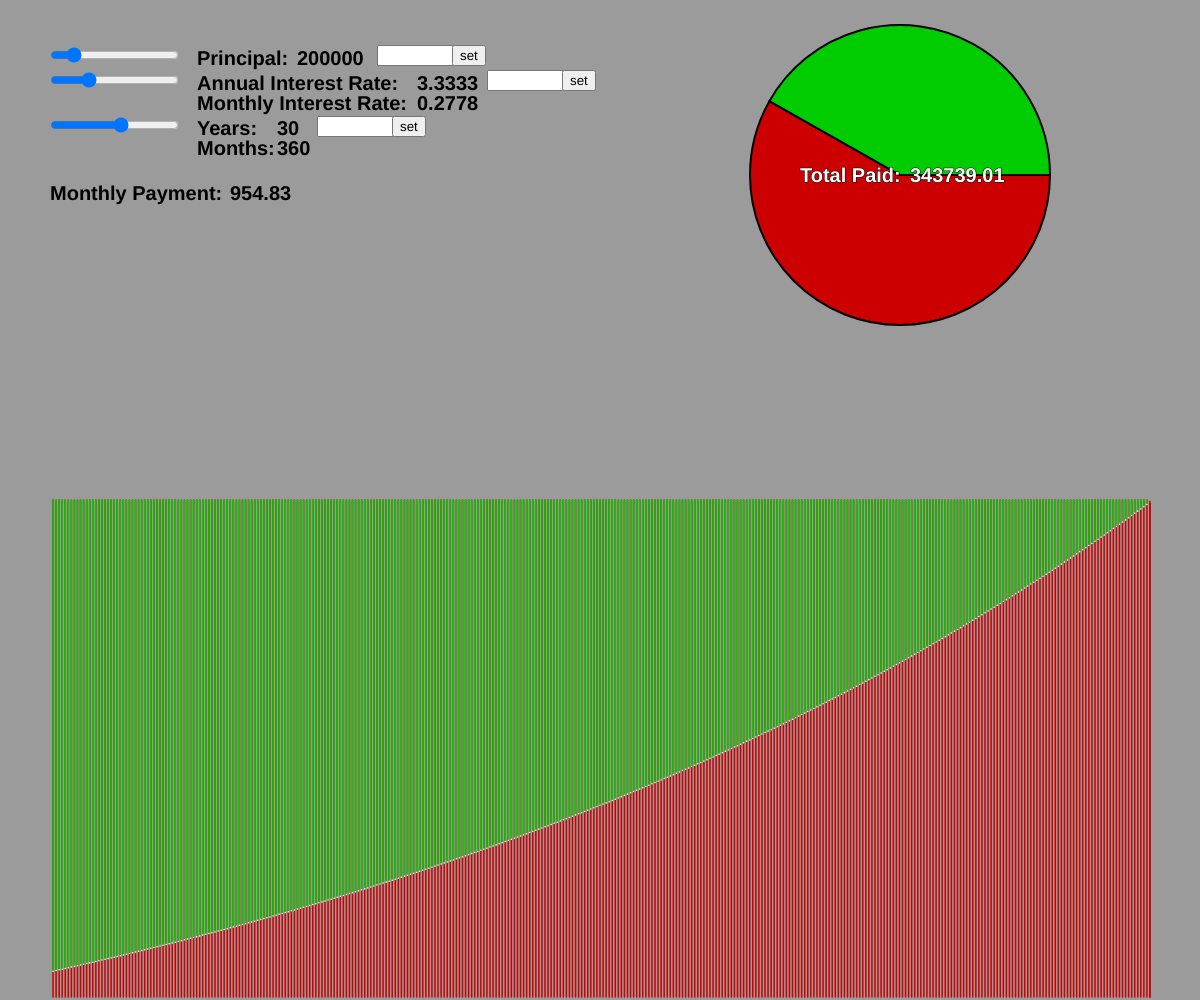
Frame 1 (no input)
Frame 60 (no input): identical to frame 1, image omitted
Frame 120 (the mouse pressed at the canvas centre since frame 60): identical to frame 1, image omitted

The p5.js sketch that drew this single still picture (run headless with seeded random() and noise() and a simulated clock; from frame 60 on, the mouse is pressed at the canvas centre):

// p5.js sketch
// ── sketch.js
var principal_slider;
var iRate_slider;
var maturity_slider;
var remaining_principal;


function setup() {
	createCanvas(1200,1000);

	principal_slider = createSlider(100000,800000,200000,1000);
	annual_rate_slider = createSlider(1,12,4,0.1);
	years_slider = createSlider(5,50,30,1);

	principal_input = createInput();
	annual_rate_input = createInput();
	years_input = createInput();

	principal_submit = createButton('set');
	principal_submit.mousePressed(p_set);
	annual_rate_submit = createButton('set');
	annual_rate_submit.mousePressed(r_set);
	years_submit = createButton('set');
	years_submit.mousePressed(y_set);

}

function draw() {
	background(155);

	let principal = principal_slider.value();
	let iRate = annual_rate_slider.value()/1200;
	let months = years_slider.value()*12;

	let monthly_payment = Monthly_Payment(principal, iRate, months);
	let total_paid = monthly_payment*months;

	let pvi_perc = [(principal/total_paid)*360, ((total_paid-principal)/total_paid)*360];

	Draw_Monthly_Graph(principal, iRate, months, 50, 10, 500);
	Slider_Setup(principal, iRate, months, 50, 50, 20);
	pieChart(300, pvi_perc , 900, 175);

	Print_Monthly_Payment(monthly_payment, 50, 200, 20);
	Print_Total_Paid(total_paid, 800, 182, 20);

}

function pieChart(diameter, data, x, y) {
	push();
	stroke(0);
	strokeWeight(2);
	translate(x,y);
  var lastAngle = 0;
  for (var i = 0; i < data.length; i++) {
		fill(204*abs(i-1), 204*i, 0);
    arc(0, 0, diameter, diameter, lastAngle, lastAngle+radians(data[i]), PIE);
    lastAngle += radians(data[i]);
  }
	pop();
}

function p_set(){
	principal = principal_input.value();
	principal_slider.value(principal);
}

function r_set(){
	rate = annual_rate_input.value();
	annual_rate_slider.value(rate);
}

function y_set(){
	year = years_input.value();
	years_slider.value(year);
}

function Slider_Setup(principal, iRate, months, x, y, size){
	xOffset = 147;
	yOffset = 15;
	textStyle(BOLD);
	Principal_Slider_Setup(principal, x+xOffset, y+yOffset, size);
	Interest_Rates_Slider_Setup(iRate , x+xOffset, y+size*1.25+yOffset, size);
	Time_Slider_Setup(months, x+xOffset, y+size*3.5+yOffset, size);
}

function Print_Total_Paid(total_amount, x, y, size){
	total_paid = Number.parseFloat(total_amount).toFixed(2);
	push();
	fill(255);
	stroke(0);
	strokeWeight(5);
	Print_Arbitrary("Total Paid:", total_paid, x, y, size, 5.5);
	pop();
}

function Print_Monthly_Payment(monthly_amount, x, y, size){
	monthly_payment = Number.parseFloat(monthly_amount).toFixed(2);
	push();
		strokeWeight(1);
		textSize(size);
		text("Monthly Payment:", x, y);
		text(monthly_payment, x+size*9, y);
	pop();
}


function Print_Arbitrary(string_text, value, x, y, size, spacing){
	push();
		strokeWeight(1);
		textSize(size);
		text(string_text, x, y);
		text(value, x+size*spacing, y);
	pop();
}

function Principal_Slider_Setup(principal, x, y, size){
	Print_Principal(principal, x, y, size);
	principal_slider.position(x-(principal_slider.width+size), y-size);
	principal_input.size(75);
	principal_input.position(x+180, y-size);
	principal_submit.position(principal_input.x + principal_input.width, y-size);
}

function Print_Principal(principal, x, y, size){
	push();
		strokeWeight(1);
		textSize(size);
		text("Principal:", x, y);
		text(principal, x+size*5, y);
	pop();
}

function Interest_Rates_Slider_Setup(iRate, x, y, size){
	Print_Interest_Rates(iRate, x, y, size);
	annual_rate_slider.position(x-(annual_rate_slider.width+size), y-size);
	annual_rate_input.size(75);
	annual_rate_input.position(x+290, y-size);
	annual_rate_submit.position(annual_rate_input.x + annual_rate_input.width, y-size);
}

function Print_Interest_Rates(iRate, x, y, size){
	push();
		annual = Number.parseFloat(iRate*1000).toFixed(4);
		monthly = Number.parseFloat(iRate*1000/12).toFixed(4);
		strokeWeight(1);
		textSize(size);
		text("Annual Interest Rate:", x, y);
		text(annual, x+size*11, y);
		text("Monthly Interest Rate:", x, y+size);
		text(monthly, x+size*11, y+size);
	pop();
}

function Time_Slider_Setup(months, x, y, size){
	Print_Time(months, x, y, size);
	years_slider.position(x-(years_slider.width+size), y-size);
	years_input.size(75);
	years_input.position(x+120, y-size+1);
	years_submit.position(years_input.x + years_input.width, y-size+1);
}

function Print_Time(months, x, y, size){
	push();
		strokeWeight(1);
		textSize(size);
		text("Years:", x, y);
		text(months/12, x+size*4, y);
		text("Months:", x, y+size);
		text(months, x+size*4, y+size);
	pop();
}

function Print_Stats(principal, iRate, months, x, y, size){
	let monthly_payment = Monthly_Payment(principal, iRate, months);
	Print_Principal(principal, x , y, size);
	Print_Interest_Rates(iRate, x, y+size, size);
	Print_Time(months, x ,y+size*3, size);
	Print_Arbitrary("Monthly Payment:", monthly_payment, x, y+size*5, size, 9);
	Print_Arbitrary("Total Paid:", monthly_payment*months, x, y+size*6, size, 5);
}

function Monthly_Payment(principal, iRate, months){
	return (principal*iRate*pow(1+iRate, months))/((pow(1+iRate, months) - 1));
}

function Draw_Monthly_Graph(principal, iRate, months, offset, scale, graph_height){
	let monthly_interest;
	let res = (width-offset*2)/months;
	let remaining_principal = principal;
	let monthly_payment = Monthly_Payment(principal, iRate, months)
	let initial_interest = principal*iRate;
	graph_height = height - graph_height;

	for (var i = 1; i <= months; i++) {
		let monthly_interest = remaining_principal*iRate;
		let principal_paid = monthly_payment-monthly_interest;
		remaining_principal = remaining_principal-principal_paid;
		strokeWeight(res/2);

		xCurrent = res*i+offset;
		yMin = height-res;


		yMax = (height-monthly_payment/scale);
		yPoint = height-(monthly_payment/scale)+(monthly_interest/scale);
		yPointMin = height-(monthly_payment/scale)+(initial_interest/scale);

		yMaxShift = map(yMax, yMin, yMax, yMin, graph_height);
		yPointShift = map(yPoint, yPointMin, yMax, yPointMin, graph_height);

		push();
			stroke(204,0,0);
			line(xCurrent, yMin, xCurrent, yMaxShift);
		pop();

		push();
			stroke(0,204,0);
			line(xCurrent, yPointShift, xCurrent, yMaxShift);
		pop();

		push();
			stroke(255);
			point(xCurrent, yPointShift);
		pop();
	}

	push();
		stroke(204,0,0);
		line(res*months+offset, yMin, res*(months)+offset, yMaxShift);
	pop();

	push();
		stroke(255);
		point(res*months+offset, yMaxShift);
	pop();

}
